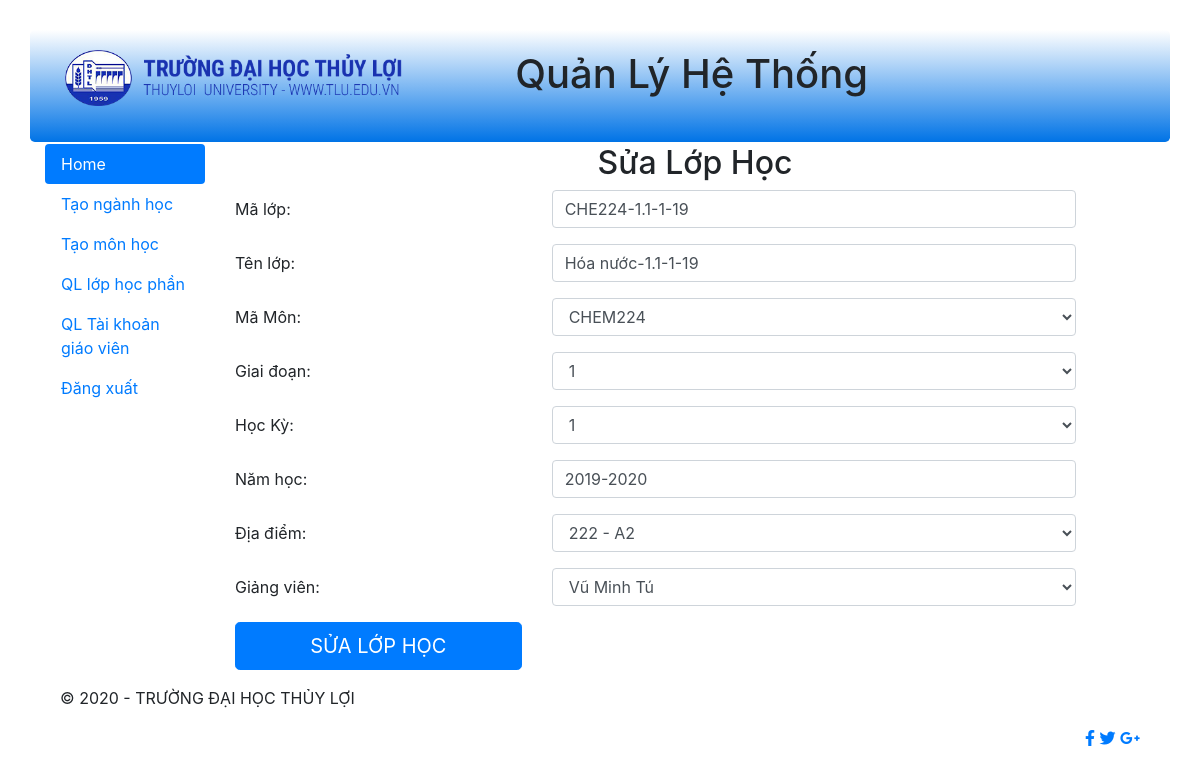
The app's page /sualop.php?id=CHE224-1.1-1-19 with its own data.
### tables this page shows
CREATE TABLE `lophoc` (
  `MaLop` char(15) NOT NULL,
  `TenLop` varchar(50) NOT NULL,
  `MaMon` char(8) NOT NULL,
  `GiaiDoan` tinyint(2) NOT NULL,
  `HocKy` tinyint(2) NOT NULL,
  `NamHoc` char(10) NOT NULL,
  `DiaDiem` char(15) NOT NULL,
  `MaGV` char(10) NOT NULL
);

CREATE TABLE `giangvien` (
  `MaGV` char(10) NOT NULL,
  `TenGV` varchar(50) NOT NULL,
  `NgaySinh` date NOT NULL,
  `QueQuan` varchar(100) NOT NULL,
  `Email` varchar(50) NOT NULL
);

### sualop.php (the view, shortened to what this page needs)
<?php
include("header.php");
$laymalop=$_GET['id'];
require('connect.php');
$sqllh  = "select * from lophoc,giangvien where lophoc.MaGV=giangvien.MaGV and MaLop='$laymalop'";
mysqli_set_charset($conn, 'UTF8');
$resultlh = mysqli_query($conn, $sqllh);
$rowlh = mysqli_fetch_assoc($resultlh);
?>
    <header class="jumbotron text-center row"
style="margin-bottom:2px; background:linear-gradient(white, #0073e6); padding:20px;">
      <div class="col-sm-4">
        <img class="img-fluid float-left" src="Skins/Images/logo.png" alt="Logo">
      </div>
      <div class="col-sm-6">
        <h1 class="blue-text mb-4 font-bold">Quản Lý Hệ Thống</h1>
      </div>
      </header>
    <div class="row" style="padding-left: 0px;">
<?php
  include("menuadmin.php");
?>
<div class="col-sm-10">
<h2 class="h2 text-center">Sửa Lớp Học</h2>
<form action="xulysualop.php?id=<?php echo $rowlh['MaLop'] ?>" method="post" name="regform" id="regform" >
<div class="form-group row">
    <label class="col-sm-4 col-form-label">Mã lớp:</label>
    <div class="col-sm-7">
      <input type="text" class="form-control" id="malop1" name="malop1" maxlength="15"value="<?php echo $rowlh['MaLop'] ?>">
    </div>
</div>
  <div class="form-group row">
    <label class="col-sm-4 col-form-label">Tên lớp:</label>
    <div class="col-sm-7">
      <input type="text" class="form-control" id="tenlop" name="tenlop" maxlength="50" value="<?php echo $rowlh['TenLop'] ?>">
    </div>
  </div>
  <div class="form-group row">
    <label class="col-sm-4 col-form-label">Mã Môn:</label>
    <div class="col-sm-7">
        <select name="mamon1" id="mamon1" class="form-control">
          <option value="<?php echo $rowlh['MaMon'] ?>"><?php echo $rowlh['MaMon'] ?></option>
        </select>
    </div>
  </div>
  <div class="form-group row">
    <label class="col-sm-4 col-form-label">Giai đoạn:</label>
    <div class="col-sm-7">
        <select name="giaidoan1" id="giaidoan1" class="form-control">
          <option value="<?php echo $rowlh['GiaiDoan'] ?>"><?php echo $rowlh['GiaiDoan'] ?></option>
        </select>
    </div>
  </div>
  <div class="form-group row">
    <label class="col-sm-4 col-form-label">Học Kỳ:</label>
    <div class="col-sm-7">
        <select name="hocky1" id="hocky1" class="form-control">
          <option value="<?php echo $rowlh['HocKy'] ?>"><?php echo $rowlh['HocKy'] ?></option>
        </select>
    </div>
  </div>
  <div class="form-group row">
    <label class="col-sm-4 col-form-label">Năm học:</label>
    <div class="col-sm-7">
      <input type="text" class="form-control" id="namhoc1" name="namhoc1" maxlength="10" value="<?php echo $rowlh['NamHoc'] ?>">
    </div>
  </div>
  <div class="form-group row">
    <label class="col-sm-4 col-form-label">Địa điểm:</label>
    <div class="col-sm-7">
        <select name="diadiem1" id="diadiem1" class="form-control">
          <option value="<?php echo $rowlh['DiaDiem'] ?>"><?php echo $rowlh['DiaDiem'] ?></option>
        </select>
    </div>
  </div>
  <div class="form-group row">
    <label class="col-sm-4 col-form-label">Giảng viên:</label>
    <div class="col-sm-7">
    <select name="giangvien1" id="giangvien1" class="form-control">
          <option value="<?php echo $rowlh['MaGV'] ?>"><?php echo $rowlh['TenGV'] ?></option>
        </select>
    </div>
  </div>
<div class="form-group row">
    <div class="col-sm-4">
	<button class="btn btn-lg btn-primary btn-block text-uppercase" type="submit" id="taolop" name="taolop">Sửa lớp học</button>
    </div>
	</div>
	</form>
</div>
  </div>
<?php
include("footer.php")
?>

### records on screen
lophoc: tenlop "Hóa nước-1.1-1-19", mamon1 "CHEM224", giaidoan1 "1", hocky1 "1", namhoc1 "2019-2020", diadiem1 "222 - A2", giangvien1 "Vũ Minh Tú"
